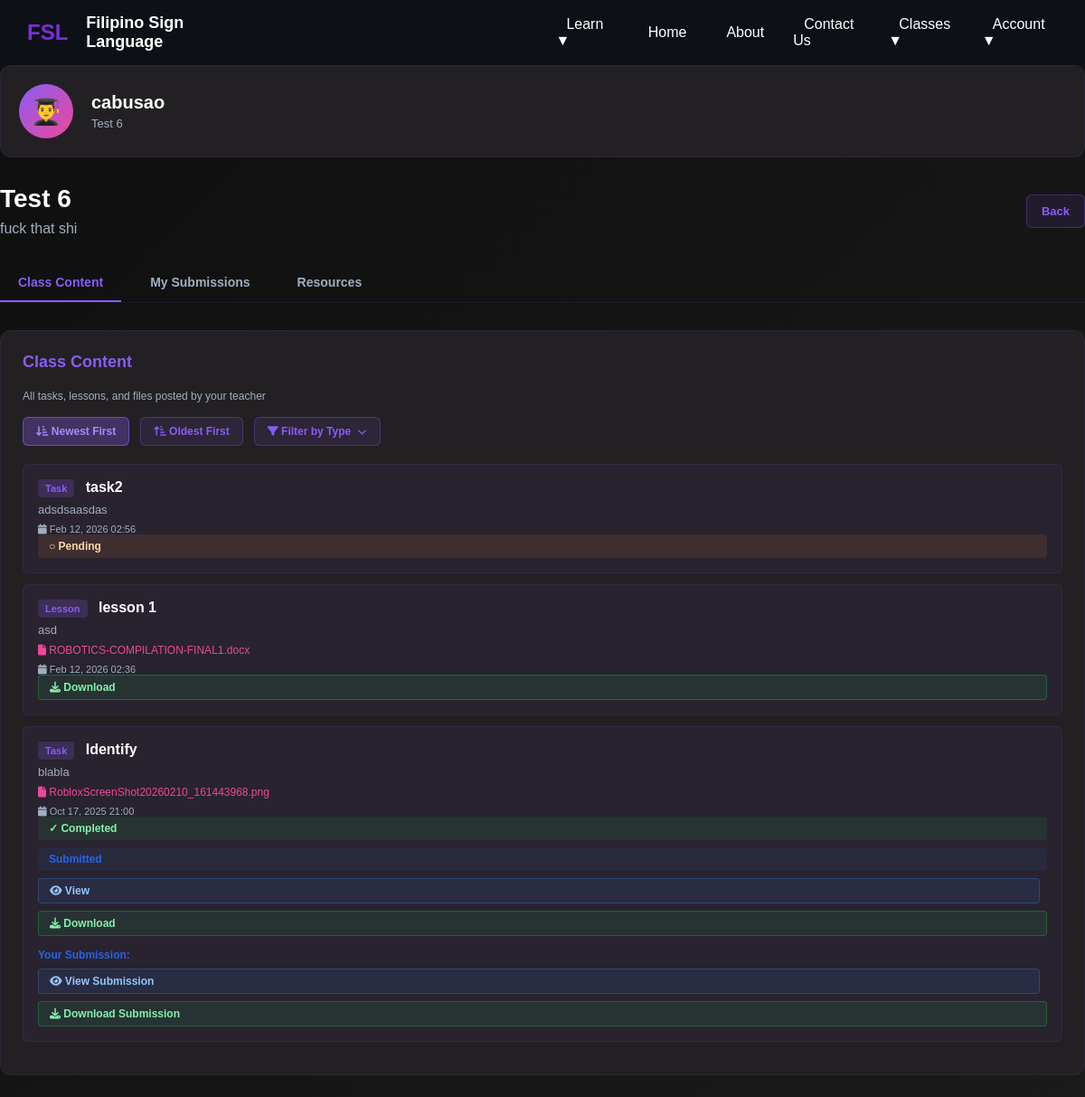
Page /In/student_class.php?class_id=6 (signed in) on the committed database.
### tables this page shows
CREATE TABLE `student_enrollments` (
  `enrollment_id` int(11) NOT NULL,
  `class_id` int(11) NOT NULL,
  `student_id` int(11) NOT NULL,
  `enrolled_at` timestamp NOT NULL DEFAULT current_timestamp(),
  `completed` tinyint(1) DEFAULT 0,
  `completed_at` timestamp NULL DEFAULT NULL
);

CREATE TABLE `classes` (
  `class_id` int(11) NOT NULL,
  `teacher_id` int(11) NOT NULL,
  `class_name` varchar(255) NOT NULL,
  `description` text DEFAULT NULL,
  `access_code` varchar(10) NOT NULL,
  `created_at` timestamp NOT NULL DEFAULT current_timestamp(),
  `status` enum('active','completed','archived') DEFAULT 'active'
);

CREATE TABLE `class_tasks` (
  `task_id` int(11) NOT NULL,
  `class_id` int(11) NOT NULL,
  `task_name` varchar(255) NOT NULL,
  `task_description` text DEFAULT NULL,
  `file_path` varchar(255) DEFAULT NULL,
  `file_name` varchar(255) DEFAULT NULL,
  `task_order` int(11) DEFAULT 0,
  `created_at` timestamp NOT NULL DEFAULT current_timestamp()
);

CREATE TABLE `class_lessons` (
  `lesson_id` int(11) NOT NULL,
  `class_id` int(11) NOT NULL,
  `lesson_name` varchar(255) NOT NULL,
  `lesson_description` text DEFAULT NULL,
  `file_path` varchar(255) NOT NULL,
  `file_name` varchar(255) NOT NULL,
  `created_at` timestamp NOT NULL DEFAULT current_timestamp()
);

### In/student_class.php (the view, shortened to what this page needs)
<?php
$conn = new mysqli("localhost", "root", "", "fsldb");
$class_id = intval($_GET['class_id'] ?? 0);
$student_id = $_SESSION['acc_no'];
?>
<?php
$verify_query = "SELECT se.*, c.class_name, c.description FROM student_enrollments se JOIN classes c ON se.class_id = c.class_id WHERE se.class_id = ? AND se.student_id = ?";
$stmt = $conn->prepare($verify_query);
$stmt->bind_param("ii", $class_id, $student_id);
$stmt->execute();
$enrollment_result = $stmt->get_result();
$enrollment = $enrollment_result->fetch_assoc();
$lessons_query = "SELECT * FROM class_lessons WHERE class_id = ? ORDER BY lesson_id";
$stmt = $conn->prepare($lessons_query);
$stmt->bind_param("i", $class_id);
$stmt->execute();
$lessons_result = $stmt->get_result();
$tasks_query = "SELECT ct.*, COALESCE(stp.completed, 0) as task_completed, COALESCE(sts.file_path, '') as submission_file FROM class_tasks ct LEFT JOIN student_task_progress stp ON ct.task_id = stp.task_id AND stp.student_id = ? LEFT JOIN student_task_submissions sts ON ct.task_id = sts.task_id AND sts.student_id = ? WHERE ct.class_id = ? ORDER BY ct.task_order";
$stmt = $conn->prepare($tasks_query);
$stmt->bind_param("iii", $student_id, $student_id, $class_id);
$stmt->execute();
$tasks_result = $stmt->get_result();
$student_pic_result = $conn->query("SELECT profile_picture FROM account_record WHERE acc_no = $student_id");
$student_pic_data = $student_pic_result->fetch_assoc();
$student_profile_picture = $student_pic_data['profile_picture'] ?? null;
?>
<!DOCTYPE html>
<html lang="en">
<head>
    <link rel="stylesheet" href="https://cdnjs.cloudflare.com/ajax/libs/font-awesome/6.4.0/css/all.min.css">
</head>
<body>
    <?php include "includes/header.php" ?>
    <div class="container">
        <div class="profile-header">
            <div class="profile-picture">
                <?php if ($student_profile_picture): ?>
                    <img src="<?php echo htmlspecialchars($student_profile_picture); ?>" alt="Profile">
                <?php else: ?>
                    👨‍🎓
                <?php endif; ?>
            </div>
            <div class="profile-info">
                <h2><?php echo htmlspecialchars($_SESSION['name']); ?></h2>
                <p><?php echo htmlspecialchars($enrollment['class_name']); ?></p>
            </div>
        </div>
        <div class="header">
            <div>
                <h1><?php echo htmlspecialchars($enrollment['class_name']); ?></h1>
                <p style="color: #a0aec0; margin-top: 8px;"><?php echo htmlspecialchars($enrollment['description'] ?? 'No description'); ?></p>
            </div>
            <div style="display: flex; gap: 12px; align-items: center;">
                <a href="student_class.php" class="back-btn">Back</a>
            </div>
        </div>
        <div class="tabs">
            <button class="tab-btn active" data-tab="class-content" onclick="switchTab('class-content')">Class Content</button>
            <button class="tab-btn" data-tab="submissions" onclick="switchTab('submissions')">My Submissions</button>
            <button class="tab-btn" data-tab="content" onclick="switchTab('content')">Resources</button>
        </div>
        <div id="class-content" class="tab-content active">
            <div class="section">
                <h2>Class Content</h2>
                <p style="color: #a0aec0; font-size: 12px; margin-bottom: 16px;">All tasks, lessons, and files posted by your teacher</p>
                <div style="display: flex; gap: 12px; margin-bottom: 20px; flex-wrap: wrap; align-items: center;">
                    <button class="sort-btn active" data-sort="date" onclick="sortContent('date')"><i class="fas fa-arrow-down-short-wide"></i> Newest First</button>
                    <button class="sort-btn" data-sort="oldest" onclick="sortContent('oldest')"><i class="fas fa-arrow-up-short-wide"></i> Oldest First</button>
                    <div class="sort-dropdown">
                        <button class="sort-btn" style="margin: 0;"><i class="fas fa-filter"></i> Filter by Type <i class="fas fa-chevron-down" style="font-size: 10px; margin-left: 4px;"></i></button>
                    </div>
                </div>
                <?php
                $all_content_items = [];
                $submission_map = [];
                $sub_q = "SELECT task_id, file_path, file_name FROM student_task_submissions WHERE student_id = ?";
                $sub_stmt = $conn->prepare($sub_q);
                $sub_stmt->bind_param("i", $student_id);
                $sub_stmt->execute();
                $sub_res = $sub_stmt->get_result();
                while ($s = $sub_res->fetch_assoc()) {
                    $submission_map[$s['task_id']] = $s;
                }
                if ($tasks_result->num_rows > 0) {
                    $tasks_result->data_seek(0);
                    while ($task = $tasks_result->fetch_assoc()) {
                        $created_at = $task['created_at'] ?? date('Y-m-d H:i:s');
                        $ts = strtotime($created_at);
                        $all_content_items[] = [
                            'type' => 'task',
                            'id' => $task['task_id'],
                            'name' => $task['task_name'],
                            'description' => $task['task_description'] ?? 'No description',
                            'file_path' => $task['file_path'] ?? null,
                            'file_name' => $task['file_name'] ?? null,
                            'created_at' => $created_at,
                            'date' => $ts,
                            'date_ms' => $ts * 1000,
                            'task_completed' => $task['task_completed'],
                            'submitted' => isset($submission_map[$task['task_id']]),
                            'submission_file' => $submission_map[$task['task_id']]['file_path'] ?? null,
                            'submission_name' => $submission_map[$task['task_id']]['file_name'] ?? null
                        ];
                    }
                }
                if ($lessons_result->num_rows > 0) {
                    $lessons_result->data_seek(0);
                    while ($lesson = $lessons_result->fetch_assoc()) {
                        $created_at = $lesson['created_at'] ?? date('Y-m-d H:i:s');
                        $ts = strtotime($created_at);
                        $all_content_items[] = [
                            'type' => 'lesson',
                            'id' => $lesson['lesson_id'],
                            'name' => $lesson['lesson_name'],
                            'description' => $lesson['lesson_description'] ?? 'No description',
                            'file_path' => $lesson['file_path'],
                            'file_name' => $lesson['file_name'],
                            'created_at' => $created_at,
                            'date' => $ts,
                            'date_ms' => $ts * 1000
                        ];
                    }
                }
                usort($all_content_items, function($a, $b) {
                    return $b['date'] - $a['date'];
                });
                if (!empty($all_content_items)): ?>
                    <ul class="task-list">
                        <?php foreach ($all_content_items as $item): ?>
                            <?php
                                $file_type = 'other';
                                if ($item['file_name']) {
                                    $ext = strtolower(pathinfo($item['file_name'], PATHINFO_EXTENSION));
                                    if (in_array($ext, ['jpg', 'jpeg', 'png', 'gif', 'bmp', 'webp'])) {
                                        $file_type = 'photo';
                                    } elseif (in_array($ext, ['mp4', 'avi', 'mov', 'mkv', 'webm', 'ogv'])) {
                                        $file_type = 'video';
                                    }
                                }
                            ?>
                            <li class="task-item" style="cursor: default; transition: all 0.3s ease;" data-type="<?php echo $item['type']; ?>" data-file-type="<?php echo $file_type; ?>" data-date="<?php echo $item['date_ms']; ?>">
                                <div class="task-info">
                                    <h4>
                                        <span style="display: inline-block; margin-right: 8px; padding: 4px 8px; border-radius: 4px; font-size: 11px; background: rgba(139, 92, 246, 0.2); color: #8b5cf6;">
                                            <?php echo ucfirst($item['type']); ?>
                                        </span>
                                        <?php echo htmlspecialchars($item['name']); ?>
                                    </h4>
                                    <p><?php echo htmlspecialchars($item['description']); ?></p>
                                    <?php if ($item['file_name']): ?>
                                        <p style="margin-top: 8px; font-size: 12px; color: #ec4899;">
                                            <i class="fas fa-file"></i> <?php echo htmlspecialchars($item['file_name']); ?>
                                        </p>
                                    <?php endif; ?>
                                    <p style="margin-top: 8px; font-size: 11px; color: #a0aec0;">
                                        <i class="fas fa-calendar"></i> <?php echo date('M d, Y H:i', strtotime($item['created_at'])); ?>
                                    </p>
                                </div>
                                <div style="display: flex; gap: 8px; flex-direction: column;">
                                    <?php if ($item['type'] === 'task'): ?>
                                        <span class="status-badge <?php echo $item['task_completed'] ? 'status-completed' : 'status-pending'; ?>">
                                            <?php echo $item['task_completed'] ? '✓ Completed' : '○ Pending'; ?>
                                        </span>
                                        <?php if (!empty($item['submitted'])): ?>
                                            <span class="status-badge" style="background: rgba(59,130,246,0.08); border-color: rgba(59,130,246,0.18); color: #2563eb;">Submitted</span>
                                        <?php endif; ?>
                                    <?php endif; ?>
                                    <?php if ($item['file_path']):
                                        $ext = strtolower(pathinfo($item['file_name'], PATHINFO_EXTENSION));
                                        $is_viewable = in_array($ext, ['jpg', 'jpeg', 'png', 'gif', 'bmp', 'webp', 'mp4', 'avi', 'mov', 'mkv', 'webm', 'ogv', 'pdf', 'txt']);
                                    ?>
                                        <?php if ($is_viewable): ?>
                                            <a href="view_content.php?type=<?php echo $item['type']; ?>&id=<?php echo $item['id']; ?>&class_id=<?php echo $class_id; ?>" class="view-btn"><i class="fas fa-eye"></i> View</a>
                                        <?php endif; ?>
                                        <a href="<?php echo htmlspecialchars($item['file_path']); ?>" download class="download-btn"><i class="fas fa-download"></i> Download</a>
                                    <?php endif; ?>
                                    <?php if (!empty($item['submission_file'])):
                                        $sub_ext = strtolower(pathinfo($item['submission_name'] ?? $item['submission_file'], PATHINFO_EXTENSION));
                                        $sub_viewable = in_array($sub_ext, ['jpg', 'jpeg', 'png', 'gif', 'bmp', 'webp', 'mp4', 'avi', 'mov', 'mkv', 'webm', 'ogv', 'pdf', 'txt']);
                                    ?>
                                        <div style="margin-top:6px; color: #2563eb; font-size: 12px; font-weight: 600;">
                                            <strong>Your Submission:</strong>
                                        </div>
                                        <?php if ($sub_viewable): ?>
                                            <a href="<?php echo htmlspecialchars($item['submission_file']); ?>" target="_blank" class="view-btn"><i class="fas fa-eye"></i> View Submission</a>
                                        <?php endif; ?>
                                        <a href="<?php echo htmlspecialchars($item['submission_file']); ?>" download class="download-btn"><i class="fas fa-download"></i> Download Submission</a>
                                    <?php endif; ?>
                                </div>
                            </li>
                        <?php endforeach; ?>
                    </ul>
                <?php endif; ?>
            </div>
        </div>
    </div>
</body>
</html>

### rows in the picture
student_enrollments: class.class_name "Test 6", class.description "fuck that shi"
class_tasks: type "Task", task_name "task2", task_description "adsdsaasdas", created_at "Feb 12, 2026 02:56", shows "○ Pending"
class_lessons: type "Lesson", lesson_name "lesson 1", lesson_description "asd", file_name "ROBOTICS-COMPILATION-FINAL1.docx", created_at "Feb 12, 2026 02:36"
class_tasks: type "Task", task_name "Identify", task_description "blabla", file_name "RobloxScreenShot20260210_161443968.png", created_at "Oct 17, 2025 21:00", shows "✓ Completed", shows "Submitted"

### other values in the picture
$_SESSION['name'] "cabusao"
